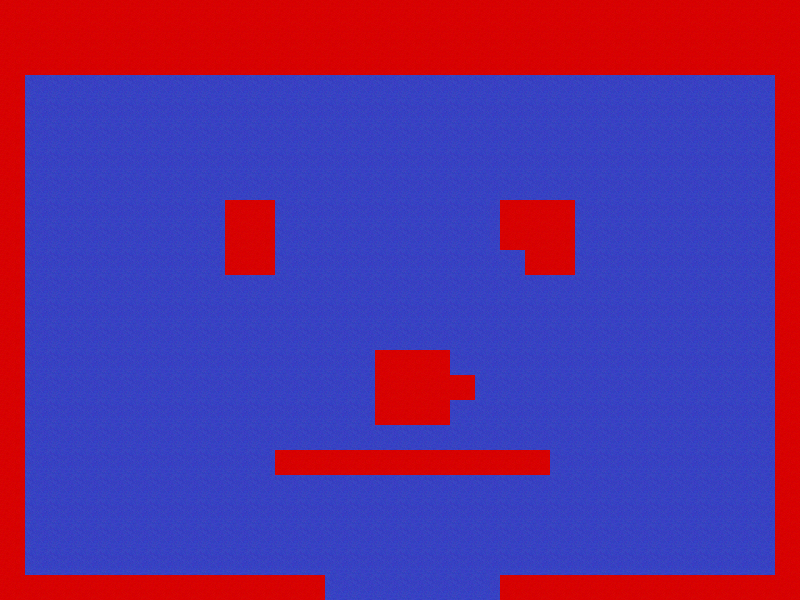

This game map was drawn from its Tiled (.tmx) file and the tilesets committed beside it. A one-line description and the trimmed map source follow:
An orthogonal 32x24 tile map with 25x25 px tiles, 1 tile layer (Tile Layer 1).

<map version="1.0" orientation="orthogonal" renderorder="right-down" width="32" height="24" tilewidth="25" tileheight="25" nextobjectid="1">
 <tileset firstgid="1" name="tileset1" tilewidth="25" tileheight="25" tilecount="64" columns="8">
  <image source="tileset1.png" width="200" height="200" />
 </tileset>
 <layer name="Tile Layer 1" width="32" height="24">
  <data>[768 cells, 768 non-empty, 2 distinct tile ids]</data>
 </layer>
</map>